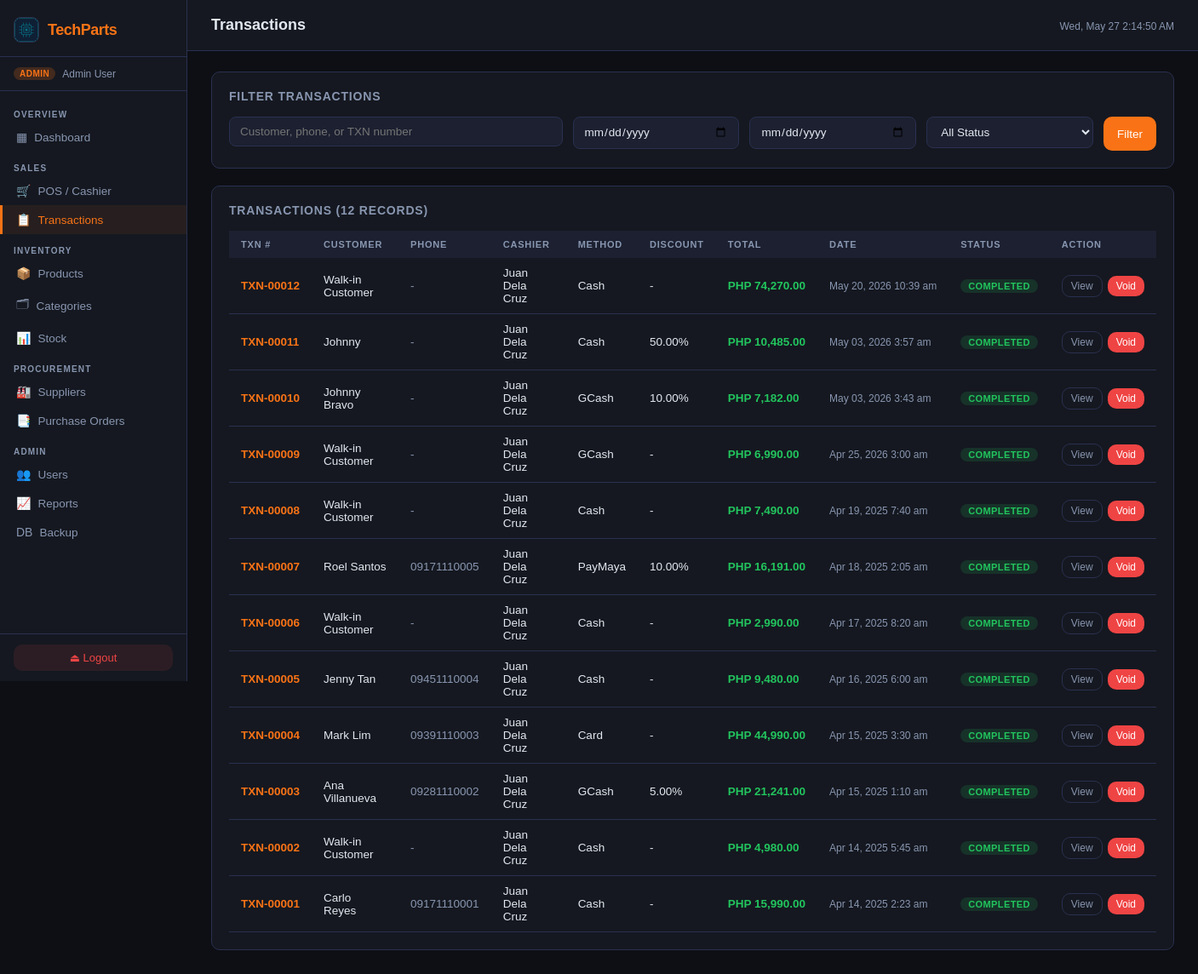
The app's page /pages/transactions.php (signed in), older data.
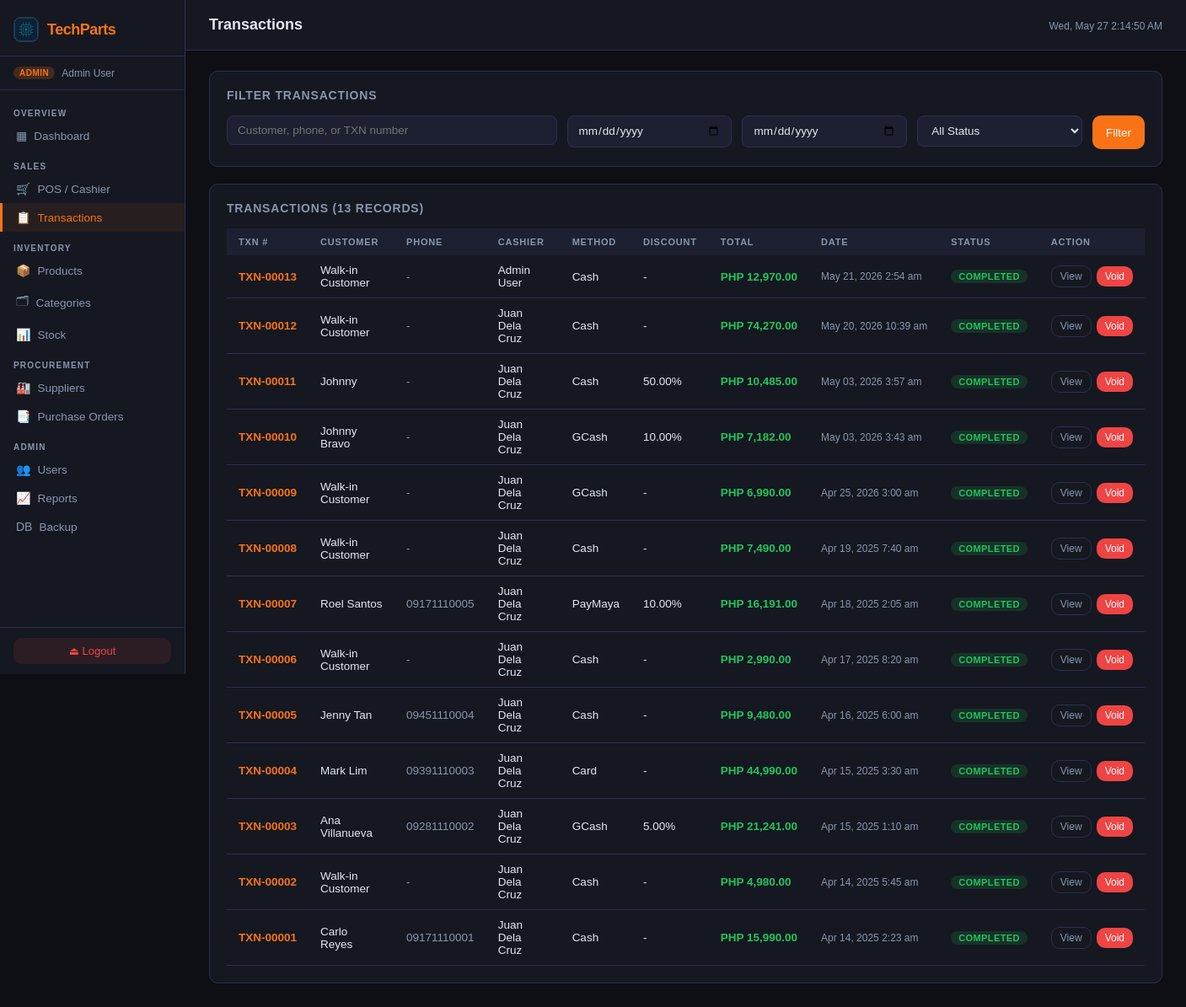
The same page, newer data.
### tables this page shows
CREATE TABLE `transaction` (
  `ID` int NOT NULL AUTO_INCREMENT,
  `TransactionDate` timestamp NULL DEFAULT CURRENT_TIMESTAMP,
  `CustomerName` varchar(150) DEFAULT 'Walk-in Customer',
  `CustomerPhone` varchar(20) DEFAULT NULL,
  `PaymentMethod` enum('Cash','Card','GCash','PayMaya','Other') DEFAULT 'Cash',
  `AmountTendered` decimal(10,2) DEFAULT '0.00',
  `Discount` decimal(5,2) DEFAULT '0.00',
  `TotalAmount` decimal(10,2) NOT NULL,
  `Status` enum('Completed','Voided','Refunded') DEFAULT 'Completed',
  `Notes` text,
  `Cashier_ID` int NOT NULL,
  PRIMARY KEY (`ID`),
  KEY `Cashier_ID` (`Cashier_ID`),
  CONSTRAINT `transaction_ibfk_1` FOREIGN KEY (`Cashier_ID`) REFERENCES `user` (`ID`),
  CONSTRAINT `chk_discount` CHECK ((`Discount` between 0 and 100)),
  CONSTRAINT `chk_tendered` CHECK ((`AmountTendered` >= 0)),
  CONSTRAINT `chk_total` CHECK ((`TotalAmount` >= 0))
);

CREATE TABLE `user` (
  `ID` int NOT NULL AUTO_INCREMENT,
  `Name` varchar(100) NOT NULL,
  `Email` varchar(254) NOT NULL,
  `Password` varchar(255) NOT NULL,
  `Role` enum('Admin','Cashier') NOT NULL,
  `IsActive` tinyint(1) DEFAULT '1',
  `CreatedAt` timestamp NULL DEFAULT CURRENT_TIMESTAMP,
  PRIMARY KEY (`ID`),
  UNIQUE KEY `Email` (`Email`)
);

### includes/config.php (called while the page is built, shortened)
<?php
function currentUser(): array
{
    return [
        'id'   => $_SESSION['user_id']   ?? null,
        'name' => $_SESSION['user_name'] ?? 'Guest',
        'role' => $_SESSION['role']      ?? 'Viewer',
    ];
}

### pages/transactions.php (the view, shortened to what this page needs)
<?php
require_once __DIR__ . '/../includes/config.php';
$pageTitle = 'Transactions';
$db = getDB();
$search   = trim($_GET['q'] ?? '');
$dateFrom = $_GET['from'] ?? '';
$dateTo   = $_GET['to'] ?? '';
$where = ['1=1'];
$params = [];
$whereStr = implode(' AND ', $where);
$page = max(1, (int)($_GET['page'] ?? 1));
$limit = 20;
$offset = ($page - 1) * $limit;
$total = $db->prepare("SELECT COUNT(*) FROM Transaction t WHERE $whereStr");
$total->execute($params);
$totalRows = (int)$total->fetchColumn();
$stmt = $db->prepare("
  SELECT t.*, u.Name AS CashierName
  FROM Transaction t
  JOIN User u ON t.Cashier_ID = u.ID
  WHERE $whereStr
  ORDER BY t.TransactionDate DESC
  LIMIT $limit OFFSET $offset
");
$stmt->execute($params);
$txns = $stmt->fetchAll();
function txnNo(int $id): string
{
  return 'TXN-' . str_pad((string)$id, 5, '0', STR_PAD_LEFT);
}
function statusColor(string $status): string
{
  return match ($status) {
    'Completed' => 'green',
    'Voided' => 'red',
    'Refunded' => 'yellow',
    default => 'gray',
  };
}
include __DIR__ . '/../includes/header.php';
?>
<link rel="stylesheet" href="/css/transactions.css">
<div class="card tx-filter-card">
  <div class="card-title">Filter Transactions</div>
  <form method="GET">
    <div class="tx-filter-grid">
      <div class="form-group">
        <input type="text" name="q" class="form-control" placeholder="Customer, phone, or TXN number" value="<?= htmlspecialchars($search) ?>">
      </div>
      <div class="form-group">
        <input type="date" name="from" class="form-control" value="<?= htmlspecialchars($dateFrom) ?>">
      </div>
      <div class="form-group">
        <input type="date" name="to" class="form-control" value="<?= htmlspecialchars($dateTo) ?>">
      </div>
      <div class="form-group">
        <select name="status" class="form-control">
          <option value="">All Status</option>
        </select>
      </div>
      <button type="submit" class="btn btn-primary">Filter</button>
    </div>
  </form>
</div>
<div class="card tx-card">
  <div class="card-title">Transactions (<?= number_format($totalRows) ?> records)</div>
  <div class="table-wrap tx-table-wrap">
    <table class="tx-table">
      <thead>
        <tr>
          <th>TXN #</th>
          <th>Customer</th>
          <th>Phone</th>
          <th>Cashier</th>
          <th>Method</th>
          <th>Discount</th>
          <th>Total</th>
          <th>Date</th>
          <th>Status</th>
          <th>Action</th>
        </tr>
      </thead>
      <tbody>
        <?php foreach ($txns as $t): ?>
          <?php $id = (int)$t['ID']; ?>
          <tr>
            <td class="tx-number"><?= txnNo($id) ?></td>
            <td><?= htmlspecialchars($t['CustomerName']) ?></td>
            <td class="tx-muted"><?= htmlspecialchars($t['CustomerPhone'] ?? '-') ?></td>
            <td><?= htmlspecialchars($t['CashierName']) ?></td>
            <td><?= htmlspecialchars($t['PaymentMethod']) ?></td>
            <td><?= (float)$t['Discount'] > 0 ? htmlspecialchars($t['Discount']) . '%' : '-' ?></td>
            <td class="tx-amount">PHP <?= number_format($t['TotalAmount'], 2) ?></td>
            <td class="tx-date"><?= date('M d, Y g:i a', strtotime($t['TransactionDate'])) ?></td>
            <td><span class="badge badge-<?= statusColor($t['Status']) ?>"><?= htmlspecialchars($t['Status']) ?></span></td>
            <td>
              <div class="tx-actions">
                <button class="btn btn-ghost btn-sm" type="button" onclick="openModal('txn-<?= $id ?>')">View</button>
                <?php if ($t['Status'] === 'Completed' && in_array($_SESSION['role'], ['Admin', 'Cashier'], true)): ?>
                  <form method="POST">
                    <button type="button" class="btn btn-danger btn-sm" onclick="confirmDelete('Void this transaction?', this.closest('form'))">Void</button>
                  </form>
                <?php endif; ?>
              </div>
            </td>
          </tr>
        <?php endforeach; ?>
      </tbody>
    </table>
  </div>
</div>
<?php include __DIR__ . '/../includes/footer.php'; ?>

### includes/header.php (shortened to what this page needs)
<?php
$user = currentUser();
$page = basename($_SERVER['PHP_SELF'], '.php');
?>
<!DOCTYPE html>
<html lang="en">
<head>
  <link rel="stylesheet" href="/css/style.css">
</head>
<body>
  <nav class="sidebar">
    <div class="sidebar-brand">
      <?php $logoClass = 'sidebar-logo'; include __DIR__ . '/logo.php'; ?>
      <span class="brand-name">TechParts</span>
    </div>
    <div class="sidebar-role">
      <span class="role-badge role-<?= strtolower($user['role']) ?>"><?= $user['role'] ?></span>
      <span class="user-name"><?= htmlspecialchars($user['name']) ?></span>
    </div>
    <ul class="nav-links">
      <li class="nav-section">OVERVIEW</li>
      <li class="<?= $page === 'dashboard' ? 'active' : '' ?>">
        <a href="/pages/dashboard.php"><i class="ico">▦</i> Dashboard</a>
      </li>
      <?php if (in_array($user['role'], ['Admin', 'Cashier', 'User'])): ?>
        <li class="nav-section">SALES</li>
        <?php if (in_array($user['role'], ['Admin', 'Cashier'])): ?>
          <li class="<?= $page === 'cashier' ? 'active' : '' ?>">
            <a href="/pages/cashier.php"><i class="ico">🛒</i> POS / Cashier</a>
          </li>
        <?php endif; ?>
        <li class="<?= $page === 'transactions' ? 'active' : '' ?>">
          <a href="/pages/transactions.php"><i class="ico">📋</i> Transactions</a>
        </li>
      <?php endif; ?>
      <li class="nav-section">INVENTORY</li>
      <li class="<?= $page === 'products' ? 'active' : '' ?>">
        <a href="/pages/products.php"><i class="ico">📦</i> Products</a>
      </li>
      <li class="<?= $page === 'categories' ? 'active' : '' ?>">
        <a href="/pages/categories.php"><i class="ico">🗂</i> Categories</a>
      </li>
      <li class="<?= $page === 'stock' ? 'active' : '' ?>">
        <a href="/pages/stock.php"><i class="ico">📊</i> Stock</a>
      </li>
      <li class="nav-section">PROCUREMENT</li>
      <li class="<?= $page === 'suppliers' ? 'active' : '' ?>">
        <a href="/pages/suppliers.php"><i class="ico">🏭</i> Suppliers</a>
      </li>
      <li class="<?= $page === 'purchase_orders' ? 'active' : '' ?>">
        <a href="/pages/purchase_orders.php"><i class="ico">📑</i> Purchase Orders</a>
      </li>
      <?php if ($user['role'] === 'Admin'): ?>
        <li class="nav-section">ADMIN</li>
        <li class="<?= $page === 'users' ? 'active' : '' ?>">
          <a href="/pages/users.php"><i class="ico">👥</i> Users</a>
        </li>
        <li class="<?= $page === 'reports' ? 'active' : '' ?>">
          <a href="/pages/reports.php"><i class="ico">📈</i> Reports</a>
        </li>
        <li class="<?= $page === 'backup' ? 'active' : '' ?>">
          <a href="/pages/backup.php"><i class="ico">DB</i> Backup</a>
        </li>
      <?php endif; ?>
    </ul>
    <div class="sidebar-footer">
      <a href="/pages/logout.php" class="logout-btn" data-confirm-logout>⏏ Logout</a>
    </div>
  </nav>
  <main class="main-content">
    <header class="top-bar">
      <h1 class="page-title"><?= htmlspecialchars($pageTitle ?? 'Dashboard') ?></h1>
      <div class="top-bar-right">
        <span class="date-display" id="live-clock"></span>
      </div>
    </header>
    <div class="page-body">

### includes/logo.php
<?php
$logoClass = $logoClass ?? 'app-logo';
$logoAlt = $logoAlt ?? 'TechParts logo';
?>
<img src="/assets/images/logo.png" alt="<?= htmlspecialchars($logoAlt, ENT_QUOTES, 'UTF-8') ?>" class="<?= htmlspecialchars($logoClass, ENT_QUOTES, 'UTF-8') ?>">

### includes/footer.php (shortened to what this page needs)
</div>
</main>
</body>
</html>

### css/transactions.css (style rules this page uses)
.tx-filter-grid { display: grid; grid-template-columns: minmax(240px, 2fr) repeat(3, minmax(140px, 1fr)) auto; gap: 12px; align-items: start; }
.tx-filter-grid .form-group { margin: 0; }
.tx-filter-grid .btn { height: 40px; justify-content: center; }
.tx-card { padding: 0; overflow: hidden; }
.tx-card .card-title { padding: 20px 20px 0; }
.tx-table-wrap { padding: 0 20px 20px; }
.tx-table { min-width: 980px; }
.tx-table tbody td { vertical-align: middle; }
.tx-number { font-family: 'Syne', sans-serif; font-weight: 700; color: var(--accent); white-space: nowrap; }
.tx-muted, .tx-date { color: var(--text-muted); }
.tx-date { font-size: 12px; white-space: nowrap; }
.tx-amount { color: var(--accent3); font-weight: 700; white-space: nowrap; }
.tx-actions { display: flex; gap: 6px; align-items: center; white-space: nowrap; }
.tx-actions form { margin: 0; }

Row changes from the older to the newer data that the page shows:
now on this page (row unchanged): user: Name "Admin User"
added transaction: ID "TXN-00013", CustomerName "Walk-in Customer", CustomerPhone "-", Cashier_ID.Name "Admin User", PaymentMethod "Cash", TotalAmount "12,970.00", TransactionDate "May 21, 2026 2:54 am", Status "COMPLETED"
Text that changed along with them:
$totalRows: "12" → "13"
$user['name']: "Admin User" → (not shown)
